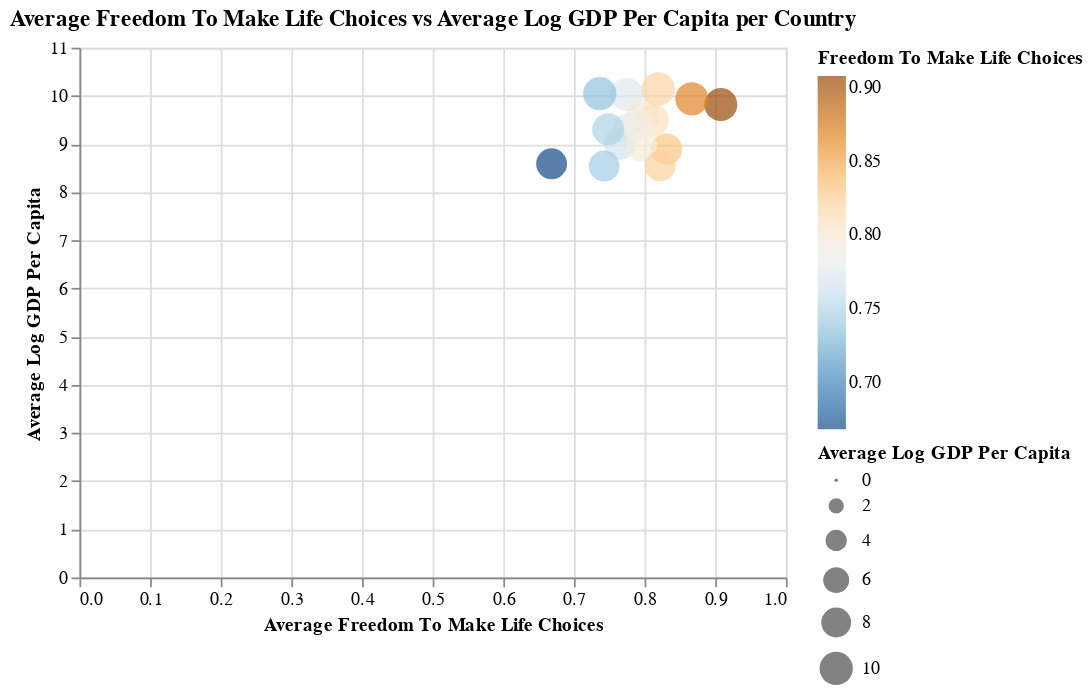

Notebook code for this chart:
### Code cell
# Group the 'latam' dataframe by 'Country Name' and calculate the average of 'Freedom to Make Life Choices' and 'Log GDP Per Capita'
averages = latam.groupby('Country Name').agg({'Freedom To Make Life Choices': 'mean', 'Log GDP Per Capita': 'mean'}).reset_index()

# Create the scatter plot with color encoding
chart = alt.Chart(averages).mark_circle().encode(
    y=alt.Y('Log GDP Per Capita:Q', title='Average Log GDP Per Capita'),
    x=alt.X('Freedom To Make Life Choices:Q', title='Average Freedom To Make Life Choices'),
    size=alt.Size('Log GDP Per Capita:Q', title='Average Log GDP Per Capita'),
    color=alt.Color('Freedom To Make Life Choices:Q', title='Freedom To Make Life Choices',
                   scale=alt.Scale(scheme='blueorange')),
    tooltip=['Country Name']  # Add tooltip for country name
).properties(
    title='Average Freedom To Make Life Choices vs Average Log GDP Per Capita per Country'
).interactive()

# Display the chart
chart

### Figure 1 — Vega-Lite specification as saved in the notebook (floating-point values rounded to 4 significant figures)
{"config": {"view": {"continuousWidth": 400, "continuousHeight": 300}}, "data": {"name": "data-31346103942144e1c4f2231536b2939e"}, "mark": "circle", "encoding": {"color": {"type": "quantitative", "field": "Freedom To Make Life Choices", "scale": {"scheme": "blueorange"}, "title": "Freedom To Make Life Choices"}, "size": {"type": "quantitative", "field": "Log GDP Per Capita", "title": "Average Log GDP Per Capita"}, "tooltip": [{"type": "nominal", "field": "Country Name"}], "x": {"type": "quantitative", "field": "Freedom To Make Life Choices", "title": "Average Freedom To Make Life Choices"}, "y": {"type": "quantitative", "field": "Log GDP Per Capita", "title": "Average Log GDP Per Capita"}}, "selection": {"selector023": {"type": "interval", "bind": "scales", "encodings": ["x", "y"]}}, "title": "Average Freedom To Make Life Choices vs Average Log GDP Per Capita per Country", "$schema": "https://vega.github.io/schema/vega-lite/v4.8.1.json", "datasets": {"data-31346103942144e1c4f2231536b2939e": [{"Country Name": "Argentina", "Freedom To Make Life Choices": 0.7746, "Log GDP Per Capita": 10.03}, {"Country Name": "Bolivia", "Freedom To Make Life Choices": 0.831, "Log GDP Per Capita": 8.892}, {"Country Name": "Brazil", "Freedom To Make Life Choices": 0.7972, "Log GDP Per Capita": 9.585}, {"Country Name": "Chile", "Freedom To Make Life Choices": 0.7365, "Log GDP Per Capita": 10.05}, {"Country Name": "Colombia", "Freedom To Make Life Choices": 0.8112, "Log GDP Per Capita": 9.487}, {"Country Name": "Costa Rica", "Freedom To Make Life Choices": 0.9079, "Log GDP Per Capita": 9.819}, {"Country Name": "Ecuador", "Freedom To Make Life Choices": 0.7761, "Log GDP Per Capita": 9.302}, {"Country Name": "El Salvador", "Freedom To Make Life Choices": 0.7651, "Log GDP Per Capita": 9.0}, {"Country Name": "Guatemala", "Freedom To Make Life Choices": 0.7952, "Log GDP Per Capita": 8.966}, {"Country Name": "Honduras", "Freedom To Make Life Choices": 0.7428, "Log GDP Per Capita": 8.543}, {"Country Name": "Nicaragua", "Freedom To Make Life Choices": 0.8223, "Log GDP Per Capita": 8.547}, {"Country Name": "Panama", "Freedom To Make Life Choices": 0.8193, "Log GDP Per Capita": 10.14}, {"Country Name": "Paraguay", "Freedom To Make Life Choices": 0.7917, "Log GDP Per Capita": 9.389}, {"Country Name": "Peru", "Freedom To Make Life Choices": 0.7485, "Log GDP Per Capita": 9.304}, {"Country Name": "Uruguay", "Freedom To Make Life Choices": 0.8669, "Log GDP Per Capita": 9.938}, {"Country Name": "Venezuela", "Freedom To Make Life Choices": 0.6683, "Log GDP Per Capita": 8.589}]}}
